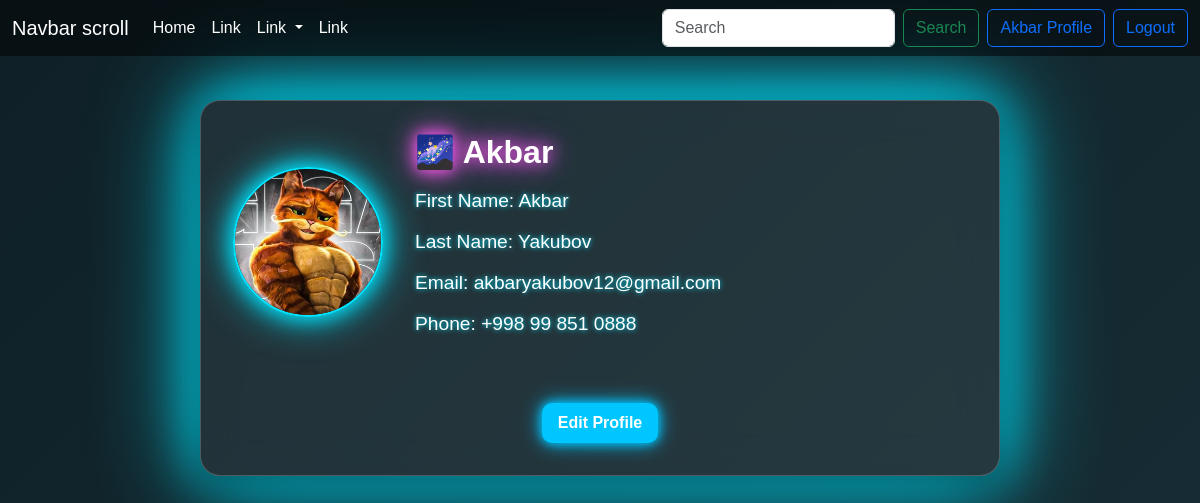
/profile/ (signed in), run on the app's committed database.
### users/models.py (models this page shows, shortened)
class User(AbstractUser):
    phone = models.CharField(unique=True, null=True, blank=True)
    image = models.ImageField(upload_to='profile_img/', null=True, blank=True)

### users/views.py (the view)
# urls.py: path('profile/', user_views.start_profile, name='profile'),
@login_required(login_url='login')
def start_profile(request):
    return render(request, 'users/profile.html')

### templates/users/profile.html (shortened to what this page needs)
{% extends 'store/base.html' %}
{% load static %}
{% block content %}
    <div class="profile-container">
        <div class="profile-image">
            {% if user.image %}
                <img src="{{ user.image.url }}" alt="{{ user.username }}" class="profile-img">
            {% else %}
                <img src="{% static 'images/default.jpeg' %}" alt="No image" class="profile-img">
            {% endif %}
        </div>
        <div class="profile-info">
            <h3>🌌 {{ user.username }}</h3>
            <div class="profile-item">First Name: {{ user.first_name }}</div>
            <div class="profile-item">Last Name: {{ user.last_name }}</div>
            <div class="profile-item">Email: {{ user.email }}</div>
            <div class="profile-item">Phone: {{ user.phone }}</div>
        </div>
        <div style="width: 100%; text-align: center; margin-top: 20px;">
            <a href="{% url 'edit_profile' %}" class="btn-neon">Edit Profile</a>
        </div>
    </div>
{% endblock %}

### templates/store/navbar.html (shortened to what this page needs)
<nav class="navbar navbar-expand-lg bg-body-tertiary" style="position: absolute; top: 0; left: 0; width: 100%; z-index: 999;">
    <div class="container-fluid">
        <a class="navbar-brand" href="#">Navbar scroll</a>
        <div class="collapse navbar-collapse" id="navbarScroll">
            <ul class="navbar-nav me-auto my-2 my-lg-0 navbar-nav-scroll" style="--bs-scroll-height: 100px;">
                <li class="nav-item">
                    <a class="nav-link active" aria-current="page" href="{% url 'home' %}">Home</a>
                </li>
                <li class="nav-item">
                    <a class="nav-link" href="#">Link</a>
                </li>
                <li class="nav-item dropdown">
                    <a class="nav-link dropdown-toggle" href="#" role="button" data-bs-toggle="dropdown" aria-expanded="false">
                        Link
                    </a>
                </li>
                <li class="nav-item">
                    <a class="nav-link disabled" aria-disabled="true">Link</a>
                </li>
            </ul>
            <form class="d-flex me-2" role="search">
                <input class="form-control me-2" type="search" name="products_search" placeholder="Search" aria-label="Search" required/>
                <button class="btn btn-outline-success" type="submit">Search</button>
            </form>
            <div class="d-flex align-items-center gap-2">
                {% if user.is_authenticated %}
                    <a href="{% url 'profile' %}" class="btn btn-outline-primary">{{ user.username|capfirst }} Profile</a>
                    <form method="post" action="{% url 'logout' %}" class="d-inline">
                        <button type="submit" class="btn btn-outline-primary">Logout</button>
                    </form>
                {% else %}
                    <a href="{% url 'register' %}" class="btn btn-outline-light btn-sm">Register</a>
                    <a href="{% url 'login' %}" class="btn btn-neon btn-sm">Login</a>
                {% endif %}
            </div>
        </div>
    </div>
</nav>

### static/css/main.css (style rules this page uses)
.cosmic-theme { background: linear-gradient(135deg, #0f2027, #203a43, #2c5364); background-size: 400% 400%; animation: galaxy 20s ease infinite; font-family: 'Orbitron', sans-serif; color: #ffffff; min-height: 100vh; }
.cosmic-theme .btn-neon { color: #fff; background: #00c6ff; border: none; box-shadow: 0 0 10px #00c6ff, 0 0 20px #00c6ff; transition: all 0.3s ease-in-out; }
.cosmic-theme .navbar { background-color: rgba(0, 0, 0, 0.5) !important; backdrop-filter: blur(10px); }
.cosmic-theme .navbar-brand, .cosmic-theme .nav-link { color: #ffffff !important; }
.cosmic-theme h1, .cosmic-theme h2, .cosmic-theme h3, .cosmic-theme h4, .cosmic-theme h5 { font-family: 'Orbitron', sans-serif; color: #ffffff; }

### templates/users/profile.html (style rules this page uses)
.btn-neon { font-weight: 600; font-size: 1rem; color: #00e5ff; background: transparent; border: 2px solid #00e5ff; box-shadow: 0 0 10px #00e5ff, 0 0 25px #00e5ff; transition: all 0.3s ease-in-out; border-radius: 10px; padding: 0.5rem 1rem; cursor: pointer; user-select: none; display: inline-block; text-decoration: none; }
.profile-container { max-width: 800px; margin: 100px auto; background: rgba(255, 255, 255, 0.07); backdrop-filter: blur(20px); border-radius: 20px; box-shadow: 0 8px 32px rgba(0, 0, 0, 0.5), 0 0 50px #00e5ff, 0 0 100px #00e5ff; border: 1px solid rgba(255, 255, 255, 0.2); padding: 2rem; display: flex; align-items: center; gap: 2rem; flex-wrap: wrap; animation: fadeIn 1s ease forwards; opacity: 0; }
.profile-img { width: 150px; height: 150px; border-radius: 50%; object-fit: cover; box-shadow: 0 0 20px #00e5ff, 0 0 40px #00e5ff; border: 2px solid #00e5ff; }
.profile-info { flex: 1; }
.profile-info h3 { font-weight: 700; font-size: 2rem; margin-bottom: 1rem; text-shadow: 0 0 15px #ff5af5, 0 0 30px #ff5af5; }
.profile-item { font-size: 1.2rem; margin-bottom: 0.75rem; text-shadow: 0 0 5px #00e5ff; }

### data on the page
User: username "Akbar", image (picture), first_name "Akbar", last_name "Yakubov", email "akbaryakubov12@gmail.com", phone "+998 99 851 0888"
